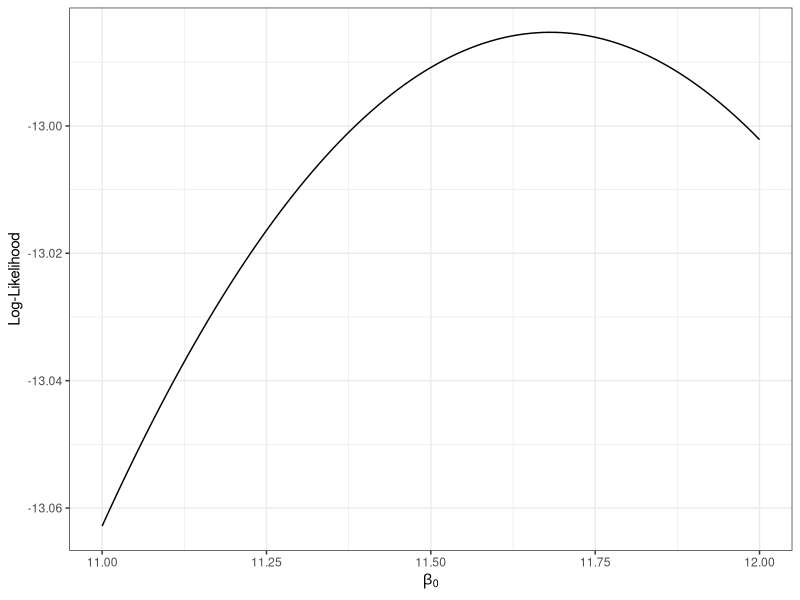

Recreate this plot in R. (Note: this script raises an error after producing the figure.)
#####################################
# Load Libraries
#####################################

library(ggplot2)
library(dplyr)



#####################################
# Log-likelihood function
#####################################

LL = function(b0) {
	-5/2 * log(2 * pi * 15) - 1/(2*15) * ( (12 - b0)^2 + (8 - b0)^2 + (16.26 - b0)^2 + 
	(13.65 - b0)^2 + (8.5 - b0)^2 ) 
	}

## Try function
LL(11)
LL(11.01)
LL(11.02)
LL(11.03)


#####################################
# Grid Search (b0)
#####################################

## Generate candidate values for b0
candidates = data.frame(
	b0 = seq(from = 11, to = 12, by = 0.01)
	)

## Generate the log-likelihood values and store the results

gridSearch = candidates %>% 
  rowwise() %>% 
  mutate(logLikelihood = LL(b0))


## Plot log-likelihood vs. b0
ggplot(data = gridSearch, aes(x = b0, y = logLikelihood)) + 
    geom_line() +
    theme_bw() +
    xlab(expression(beta[0])) +
    ylab("Log-Likelihood")

## Arrange from smallest to largest log-likelihood
tail(arrange(gridSearch, logLikelihood))




#####################################
# Grid Search (b0, b1, sigma2)
#####################################

## Create the function
dev = function(b0, b1, sigma2) {
	5 * log(2 * pi * sigma2) + 1/sigma2 * ( (12 - b0 - b1 * 32)^2 + 
	(8 - b0 - b1 * 33)^2 + (16.26 - b0 - b1 * 32)^2 + 
	(13.65 - b0 - b1 * 33)^2 + (8.5 - b0 - b1 * 26)^2 ) 
	}
	
## Try function
dev(b0 = 0, b1 = 0, sigma2 = 15)

## Generate candidate values for the unknown parameters
candidates = expand.grid(
    b0 = seq(from = -4, to = -3, by = 0.01),
    b1 = seq(from = 0, to = 1, by = 0.01),
    sigma2 = seq(from = 0, to = 20, by = 0.01)
    )

## Generate the deviance values and store the results
gridSearch = candidates %>% 
  rowwise() %>% 
  mutate(deviance = dev(b0, b1, sigma2))


## Order the data frame by deviance
head(arrange(gridSearch, dev))






#####################################
# Compute derivative
#####################################

g = expression(x^2 + 2*x - 1)
D(g, "x")

g = expression(log(mu) - log(1 - mu))
D(g, "mu")


